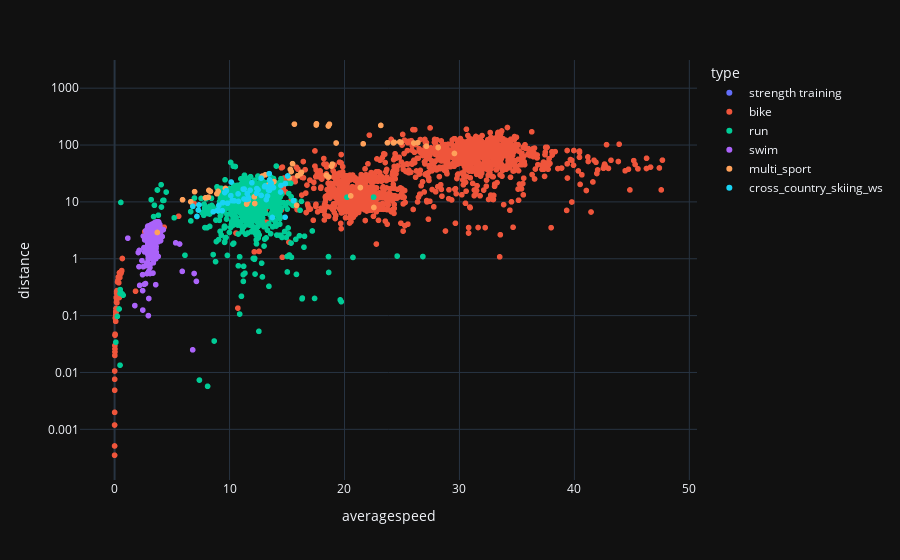

This figure's notebook cell:
### Code cell
px.scatter(summary,x="averagespeed",y="distance",color="type",log_y=True)

### Figure 1 — Plotly figure (JSON) as saved in the notebook; plotly's stock layout.template omitted (floating-point values rounded to 4 significant figures; data arrays with more than 128 entries replaced by an {"elided": "..."} marker saying what was removed)
{"data": [{"hovertemplate": "type=strength training<br>averagespeed=%{x}<br>distance=%{y}<extra></extra>", "legendgroup": "strength training", "marker": {"color": "#636efa", "symbol": "circle"}, "mode": "markers", "name": "strength training", "showlegend": true, "type": "scattergl", "x": [0, 0, 0, 0, 0, 0, 0, 0, 0, 0, 0, 0, 0, 0, 0, 0, 0, 0, 0, 0, 0, 0, 0, 0, 0, 0, 0, 0, 0, 0, 0, 0, 0, 0, 0, 0, 0, 0, 0, 0, 0, 0, 0, 0, 0, null, 2.678, null, null], "xaxis": "x", "y": [0, 0, 0, 0, 0, 0, 0, 0, 0, 0, 0, 0, 0, 0, 0, 0, 0, 0, 0, 0, 0, 0, 0, 0, 0, 0, 0, 0, 0, 0, 0, 0, 0, 0, 0, 0, 0, 0, 0, 0, 0, 0, 0, 0, 0, null, 2.633, null, null], "yaxis": "y"}, {"hovertemplate": "type=bike<br>averagespeed=%{x}<br>distance=%{y}<extra></extra>", "legendgroup": "bike", "marker": {"color": "#EF553B", "symbol": "circle"}, "mode": "markers", "name": "bike", "showlegend": true, "type": "scattergl", "x": {"elided": "2610 float values"}, "xaxis": "x", "y": {"elided": "2610 float values"}, "yaxis": "y"}, {"hovertemplate": "type=run<br>averagespeed=%{x}<br>distance=%{y}<extra></extra>", "legendgroup": "run", "marker": {"color": "#00cc96", "symbol": "circle"}, "mode": "markers", "name": "run", "showlegend": true, "type": "scattergl", "x": {"elided": "1803 float values"}, "xaxis": "x", "y": {"elided": "1803 float values"}, "yaxis": "y"}, {"hovertemplate": "type=swim<br>averagespeed=%{x}<br>distance=%{y}<extra></extra>", "legendgroup": "swim", "marker": {"color": "#ab63fa", "symbol": "circle"}, "mode": "markers", "name": "swim", "showlegend": true, "type": "scattergl", "x": {"elided": "921 float values"}, "xaxis": "x", "y": {"elided": "921 float values"}, "yaxis": "y"}, {"hovertemplate": "type=multi_sport<br>averagespeed=%{x}<br>distance=%{y}<extra></extra>", "legendgroup": "multi_sport", "marker": {"color": "#FFA15A", "symbol": "circle"}, "mode": "markers", "name": "multi_sport", "showlegend": true, "type": "scattergl", "x": [23.16, 17.56, 24.8, 19.27, 17.54, 24.33, 21.63, 18.6, 24.91, 26.03, 11.48, 15.64, 3.718, 23.74, 27.13, 15.36, 13.11, 12.16, 12.86, 18.61, 21.38, 9.646, 16.19, 13.33, 29.57, 18.43, 20.54, 15.2, 24.26, 18.69, 26.38, 9.006, 13.86, 16.26, 8.166, 6.628, 6.959, 8.336, 7.905, 15.48, 8.901, 18.94, 15.29, 18.86, 8.2, 28.15, 5.909, 22.56, 15.92, 15.83, 12.19, 11.61], "xaxis": "x", "y": [221.3, 236.1, 113.3, 108.6, 225.1, 111.8, 105.1, 216.1, 111.0, 108.5, 9.156, 233.0, 2.901, 109.5, 95.39, 34.1, 29.96, 12.29, 28.46, 27.43, 17.87, 17.27, 31.45, 19.53, 71.07, 29.39, 12.75, 26.51, 109.0, 232.3, 110.0, 15.31, 22.77, 33.12, 12.05, 10.07, 15.11, 15.27, 11.78, 47.04, 13.91, 46.16, 37.3, 42.52, 15.96, 90.5, 10.91, 7.981, 28.83, 8.722, 9.368, 10.37], "yaxis": "y"}, {"hovertemplate": "type=cross_country_skiing_ws<br>averagespeed=%{x}<br>distance=%{y}<extra></extra>", "legendgroup": "cross_country_skiing_ws", "marker": {"color": "#19d3f3", "symbol": "circle"}, "mode": "markers", "name": "cross_country_skiing_ws", "showlegend": true, "type": "scattergl", "x": [13.08, 11.19, 9.583, 11.65, 11.48, 13.82, 14.47, 13.72, 15.06, 15.56, 13.58, 13.48, 13.57, 14.44, 13.68, 14.85, 13.45, 10.14, 12.37, 14.83, 7.164, 9.727, 13.48, 13.61, 13.41, 13.39, 13.08, 13.05, 13.2, 10.78, 12.48, 12.75, 11.27, 12.35, 11.94, 10.23, 10.74, 11.79, 8.95, 11.54, 11.64, 10.11, 9.824, 9.414, 9.36, 8.582, 7.34, 9.072, 13.3, 12.75, 10.4, 11.26, 7.279, 9.018, 6.804], "xaxis": "x", "y": [19.1, 16.76, 14.58, 11.28, 11.05, 17.88, 19.41, 5.319, 28.56, 10.49, 20.37, 16.0, 18.44, 14.91, 18.53, 20.96, 31.39, 22.34, 17.14, 5.374, 5.544, 15.73, 24.36, 21.38, 18.27, 16.16, 18.66, 18.52, 10.99, 10.19, 16.23, 26.16, 16.83, 14.18, 21.71, 10.57, 13.84, 16.02, 7.062, 13.95, 11.97, 12.87, 9.466, 9.692, 7.018, 6.713, 8.845, 8.711, 12.69, 12.99, 10.45, 11.24, 7.196, 7.037, 8.339], "yaxis": "y"}], "layout": {"legend": {"title": {"text": "type"}, "tracegroupgap": 0}, "margin": {"t": 60}, "xaxis": {"anchor": "y", "domain": [0, 1], "title": {"text": "averagespeed"}}, "yaxis": {"anchor": "x", "domain": [0, 1], "title": {"text": "distance"}, "type": "log"}}}
